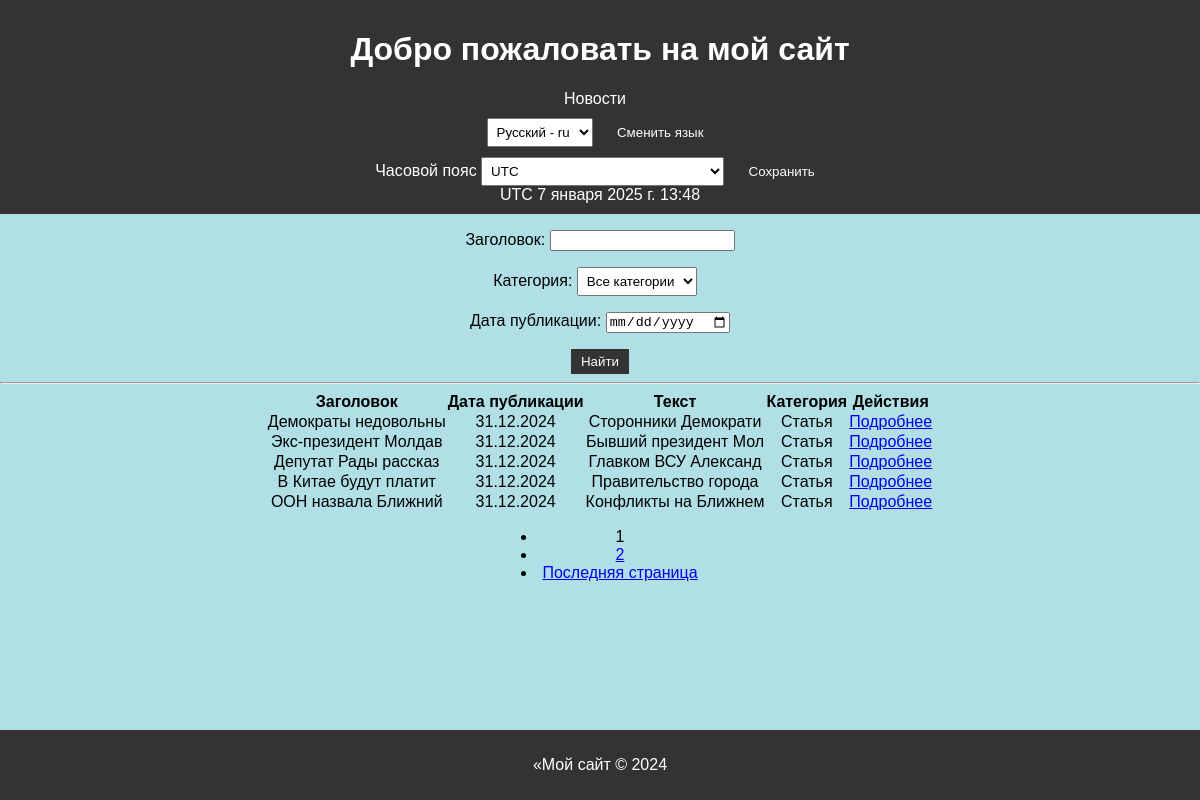
The page /news/ on the database as committed earlier.
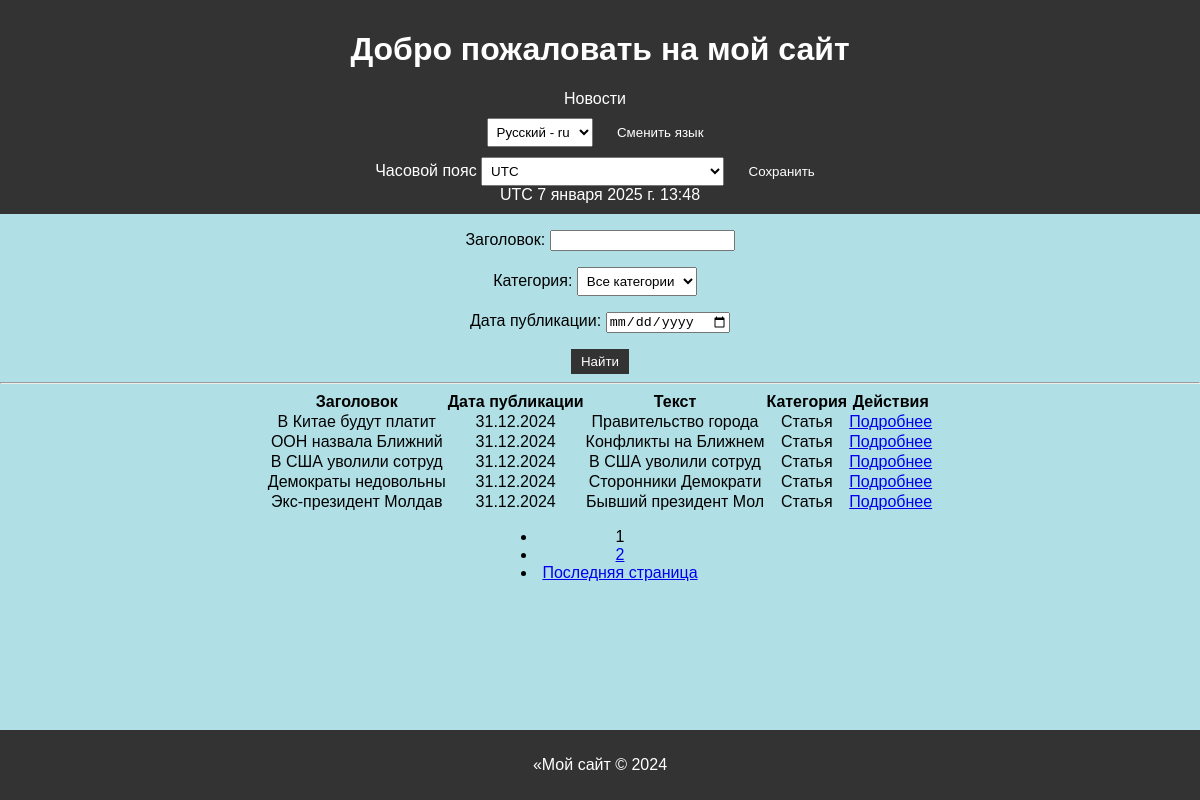
The same page on the database as committed later.
### newsapp/models.py (models this page shows, shortened)
class Post(models.Model):
    ARTICLE = 'AR'
    NEWS = 'NW'
    CATEGORY_CHOICES = (
        (ARTICLE, _('Article')),
        (NEWS, _('News')),
    )
    author = models.ForeignKey(Author, on_delete=models.CASCADE, null=True, blank=True)
    category_type = models.CharField(max_length=2, choices=CATEGORY_CHOICES, default=ARTICLE, help_text=_('Post type'))
    created_at = models.DateTimeField(auto_now_add=True, verbose_name=_('Created at'))
    categories = models.ManyToManyField(Category, through='PostCategory', related_name='posts', through_fields=('post', 'category'))
    title = models.CharField(max_length=255, verbose_name=_('Title'))
    text = models.TextField(verbose_name=_('Text'))
    rating = models.IntegerField(default=0)
    is_active = models.BooleanField(default=True)

### newsapp/views.py (the view, shortened to what this page needs)
# urls.py: path('news/', views.NewsList.as_view(), name='news_list'),
class NewsList(ListView):
    model = Post
    ordering = '-created_at'
    template_name = 'newsapp/news_list.html'
    context_object_name = 'news'
    paginate_by = 5
    def get_queryset(self):
        queryset = super().get_queryset()
        self.filterset = PostFilter(self.request.GET, queryset)
        return self.filterset.qs
    def get_context_data(self, **kwargs):
        context = super().get_context_data(**kwargs)
        context['filterset'] = self.filterset
        context['current_time'] = timezone.localtime(timezone.now())
        context['timezones'] = pytz.common_timezones
        return context

### newsapp/templatetags/custom_filters.py (called while the page is built)
@register.filter(name='censor')
def censor(value):
    if not isinstance(value, str):
        raise TypeError("Censor filter expects a string input")
    words = value.split()
    censored_text = []
    for word in words:
        clean_word = word.lower()  # Приводим слово к нижнему регистру для сравнения
        for bad_word in BAD_WORDS:
            if bad_word in clean_word:
                word = word[0] + '*' * (len(word) - 1)  # Замена всех букв на '*', кроме первой
        censored_text.append(word)
    return ' '.join(censored_text)

### newsapp/templatetags/custom_tags.py (called while the page is built)
@register.simple_tag(takes_context=True)
def url_replace(context, **kwargs):
    d = context['request'].GET.copy()
    for k, v in kwargs.items():
        d[k] = v
    return d.urlencode()

### newsapp/templates/newsapp/news_list.html (shortened to what this page needs)
{% extends "default.html" %}
{% load i18n %}
{% load custom_tags %}
{% load custom_filters %}
{% block content %}
    <div style="text-align: center">
        <form action="" method="get">
            {{ filterset.form.as_p }}
            <input type="submit" value="{% trans "Найти" %}" />
        </form>
    </div>
    <hr>
    {% if page_obj %}
        <table>
            <tr>
                <th>{% trans "Заголовок" %}</th>
                <th>{% trans "Дата публикации" %}</th>
                <th>{% trans "Текст" %}</th>
                <th>{% trans "Категория" %}</th>
                <th>{% trans "Действия" %}</th>
            </tr>
            {% for news in page_obj %}
                <tr>
                    <td>{{ news.title|censor|slice:":20" }}</td>
                    <td>{{ news.created_at|date:"d.m.Y" }}</td>
                    <td>{{ news.text|censor|slice:":20" }}</td>
                    <td>{{ news.get_category_type_display }}</td>
                    <td>
                        <a href="{% url 'news_detail' news.pk %}">{% trans "Подробнее" %}</a>
                    </td>
                </tr>
            {% endfor %}
        </table>
        <div class="pagination" style="text-align: center;">
            <ul class="pagination-list">
                <li class="active">{{ page_obj.number }}</li>
                {% if page_obj.has_next %}
                    <li><a href="?{% url_replace page=page_obj.next_page_number %}">{{ page_obj.next_page_number }}</a></li>
                {% endif %}
                {% if page_obj.has_next %}
                    <li><a href="?{% url_replace page=page_obj.paginator.num_pages %}">{% trans "Последняя страница" %}</a></li>
                {% endif %}
            </ul>
        </div>
    {% else %}
        <h2>{% trans "Новостей нет!" %}</h2>
    {% endif %}
{% endblock %}

Rows that differ between the two databases and show on the page:
no longer on this page (row unchanged): Post: title|censor "Депутат Рады рассказ", created_at "31.12.2024", text|censor "Главком ВСУ Александ", category_type "Статья"
changed Post "В Китае будут платит": moves up the list
changed Post "ООН назвала Ближний": moves up the list
now on this page (row edited): Post: title|censor "В США уволили сотруд", created_at "31.12.2024", text|censor "В США уволили сотруд", category_type "Статья"
